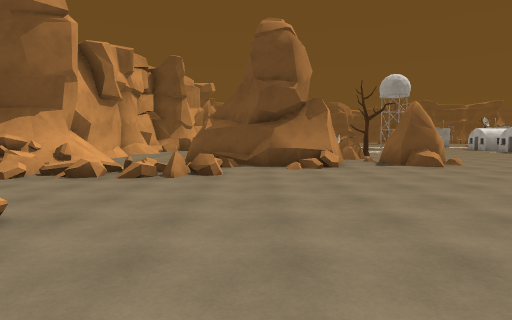
[1] (above)

24 first-person views from a walk through a scene from a Unity 3-D project. The camera is 1.5 m above the floor, tilts 4° down and sees 75° across. The floor is counted in squares, 2 m on a side. Each view is taken from the middle of a square. On the plan, view 1 faces up. The plan holds only what a view shows up to about 11 squares ahead; the rest is blank. The place goes on beyond the plan. Some animated figures are left out.

[2]
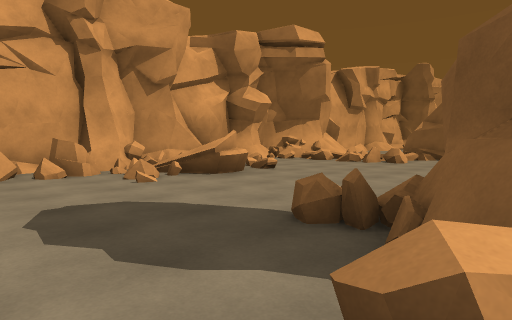

[3]
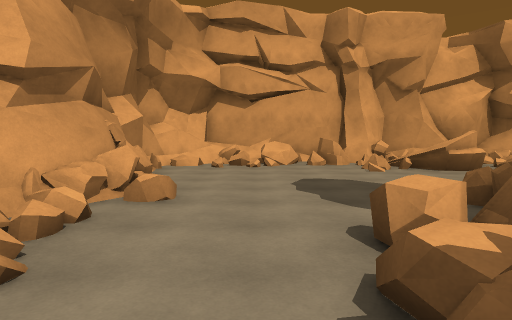

[4]
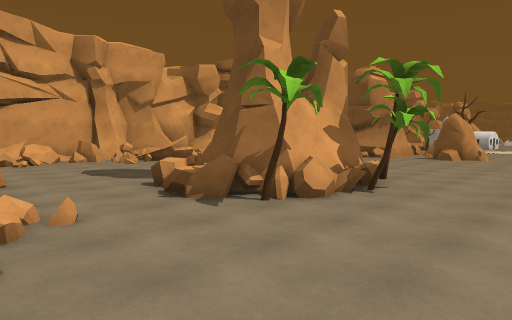

[5]
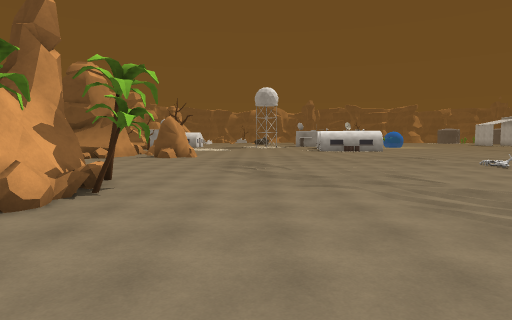

[6]
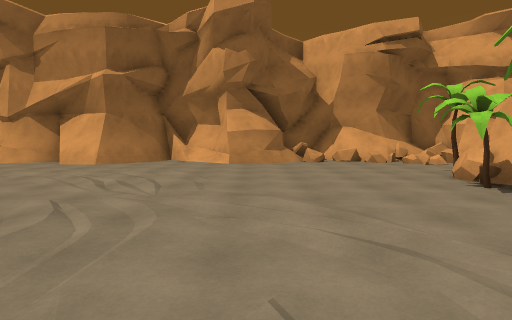

[7]
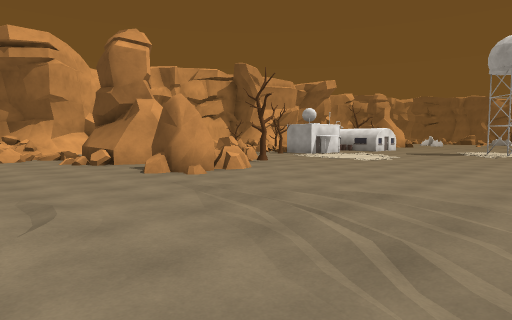

[8]
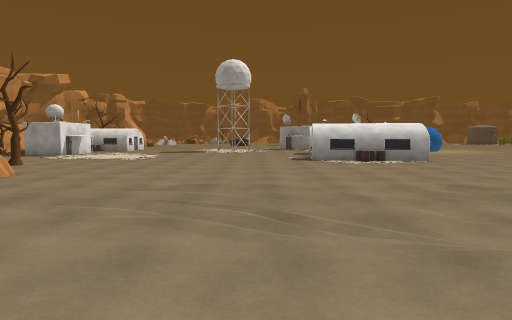

[9]
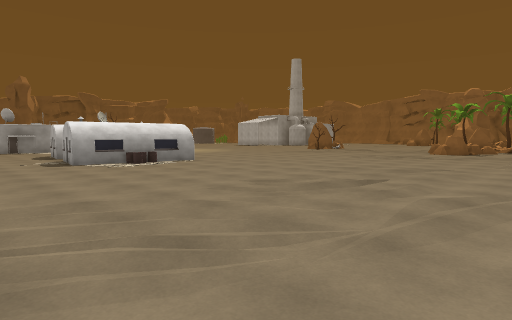

[10]
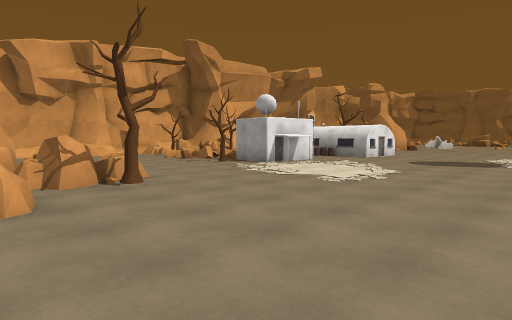

[11]
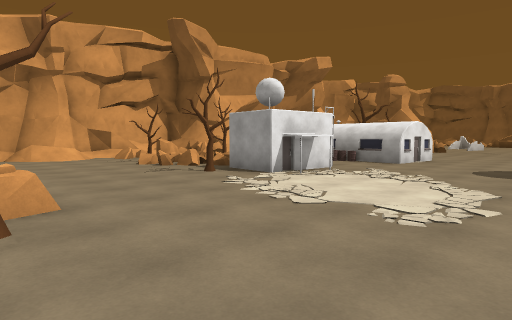

[12]
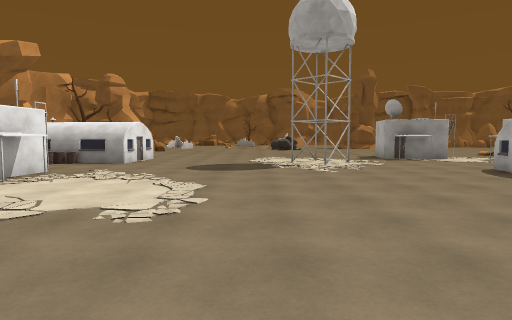

[13]
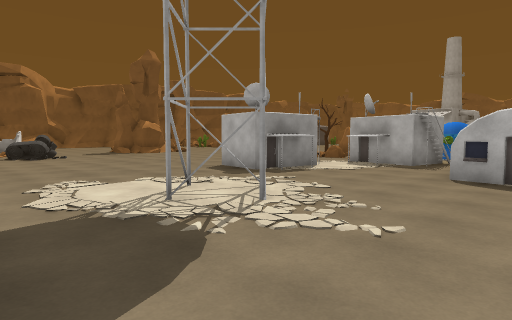

[14]
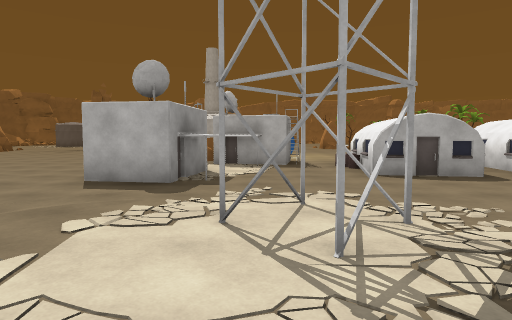

[15]
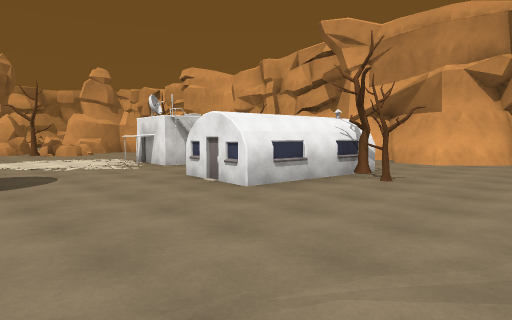

[16]
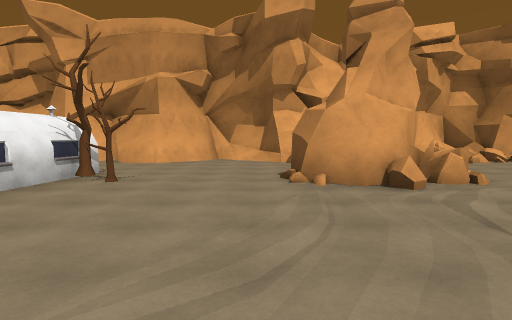

[17]
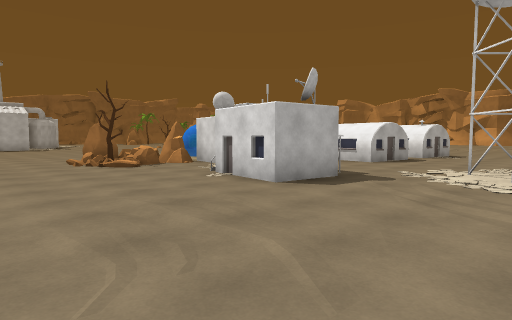

[18]
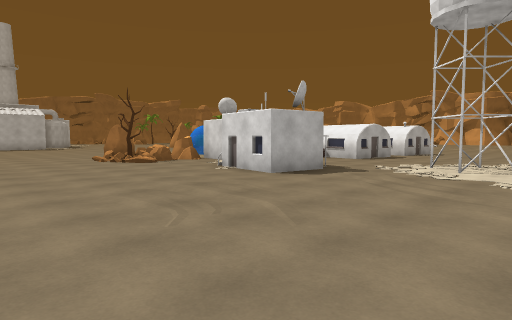

[19]
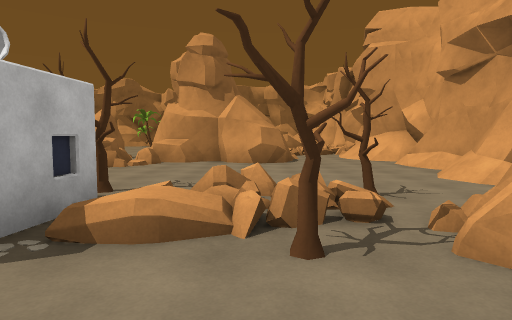

[20]
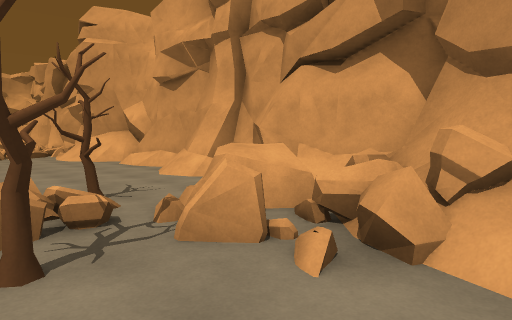

[21]
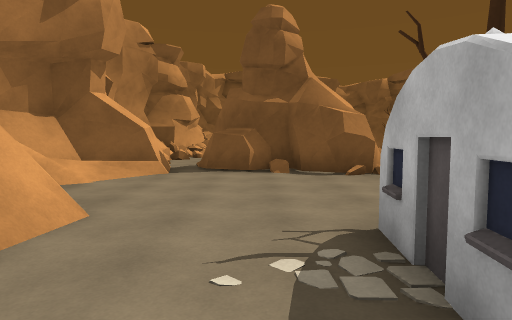

[22]
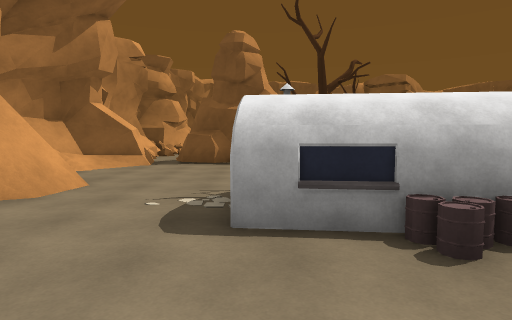

[23]
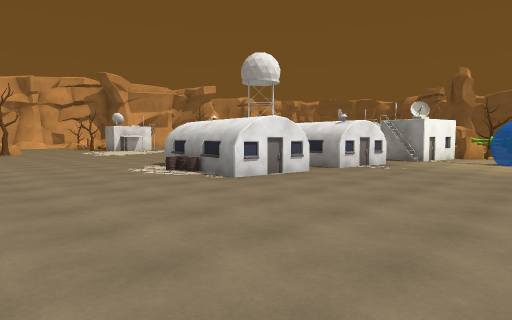

[24]
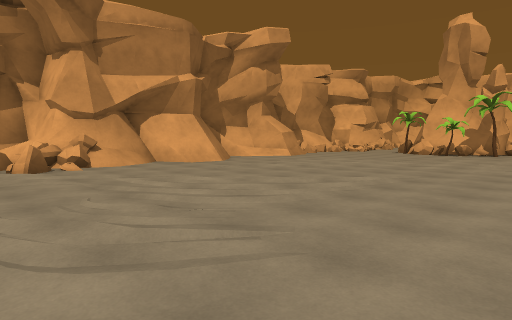

### Floor plan
Key: @ floor where view 1 was taken; # wall or solid block; x gap in a wall; . main floor; : floor 0.25 m higher than the main floor; / step, stairs or slope; = window, fence, low wall or low ledge; ^ raised ledge; R rock; T tree; B building; U turret.
Columns run from 6 left of view 1 to 20 right of it. Each row starts with its distance up from view 1.
 30       ##...  .....
 29    ######... ...........
 28  ###..##...................
 27  #/........................
 26  #/....................:...
 25  ##/..............B.../TRR
 24   ##...TT.........BBB./RR
 23   ##..BBBB........B#.B#R.
 22   #...BBBB....##.....BB..U
 21   #/...B......##.....#B.UU
 20  ^#=................B.....
 19 #/##.T. B..........BBBB...
 18 ^/^=#=xBBB.........BBB....
 17 #/=.T=.T#B................
 16 #/................BBBB....
 15 ##................BBBB....
 14 #..................BB......
 13 ##.......R.................
 12 ##......RRT................
 11 #/..####^R.................
 10 #//.#####.RR...............
  9 ##/../###.#R...............
  8 #=.///.//........../.......
  7 #=#===.....................
  6 # .==.....................
  5 # ...........//.......
  4 #=#..................=.....
  3 ## ....... ................
  2 ##=#=....  T...............
  1  ##==...   #...............
  0  ##=..@=####T..............
 -1  #^......###..............
 -2  #=......^=T..............
 -3  #=/......................
 -4  =#/...=................#=
 -5  #=///###===.=/##..###/##^
 -6  ####  ##=#  ############=
 -7                         #

Positions as (right, up) in squares from view 1, and headings:
1: (0, 0), facing up
2: (3, -3), facing up-left
3: (5, -3), facing left
4: (8, -5), facing up-left
5: (8, -5), facing up
6: (9, 5), facing down
7: (11, 5), facing up-left
8: (10, 4), facing up
9: (9, 5), facing up-right
10: (9, 10), facing up-left
11: (7, 12), facing up-left
12: (7, 12), facing up
13: (6, 18), facing up-right
14: (6, 22), facing right
15: (7, 27), facing down-left
16: (7, 27), facing left
17: (8, 29), facing down-right
18: (7, 30), facing down-right
19: (-1, 21), facing down
20: (-1, 21), facing down-left
21: (-1, 21), facing up
22: (0, 19), facing up
23: (20, 10), facing up-left
24: (20, 4), facing down-left
